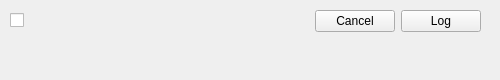
<?xml version="1.0" encoding="UTF-8"?>
<ui version="4.0">
 <class>SourceItemWidget</class>
 <widget class="QWidget" name="SourceItemWidget">
  <property name="geometry">
   <rect>
    <x>0</x>
    <y>0</y>
    <width>500</width>
    <height>80</height>
   </rect>
  </property>
  <property name="sizePolicy">
   <sizepolicy hsizetype="Preferred" vsizetype="Fixed">
    <horstretch>0</horstretch>
    <verstretch>0</verstretch>
   </sizepolicy>
  </property>
  <property name="minimumSize">
   <size>
    <width>500</width>
    <height>80</height>
   </size>
  </property>
  <property name="windowTitle">
   <string/>
  </property>
  <widget class="QWidget" name="verticalLayoutWidget">
   <property name="geometry">
    <rect>
     <x>10</x>
     <y>10</y>
     <width>471</width>
     <height>67</height>
    </rect>
   </property>
   <layout class="QVBoxLayout" name="verticalLayout">
    <item>
     <layout class="QHBoxLayout" name="horizontalLayout">
      <item>
       <widget class="QCheckBox" name="select_check">
        <property name="text">
         <string/>
        </property>
       </widget>
      </item>
      <item>
       <widget class="QLabel" name="source_name">
        <property name="text">
         <string/>
        </property>
       </widget>
      </item>
      <item>
       <spacer name="horizontalSpacer">
        <property name="orientation">
         <enum>Qt::Horizontal</enum>
        </property>
        <property name="sizeHint" stdset="0">
         <size>
          <width>40</width>
          <height>20</height>
         </size>
        </property>
       </spacer>
      </item>
      <item>
       <widget class="QLabel" name="source_process_status">
        <property name="text">
         <string/>
        </property>
       </widget>
      </item>
      <item>
       <widget class="QPushButton" name="cancel_button">
        <property name="text">
         <string>Cancel</string>
        </property>
       </widget>
      </item>
      <item>
       <widget class="QPushButton" name="log_button">
        <property name="text">
         <string>Log</string>
        </property>
       </widget>
      </item>
     </layout>
    </item>
    <item>
     <layout class="QHBoxLayout" name="horizontalLayout_2">
      <item>
       <widget class="QLabel" name="parsing_errors">
        <property name="text">
         <string/>
        </property>
       </widget>
      </item>
      <item>
       <widget class="QLabel" name="validation_errors">
        <property name="text">
         <string/>
        </property>
       </widget>
      </item>
     </layout>
    </item>
    <item>
     <widget class="QLabel" name="source_process_message">
      <property name="text">
       <string/>
      </property>
     </widget>
    </item>
   </layout>
  </widget>
 </widget>
 <resources/>
 <connections/>
</ui>
